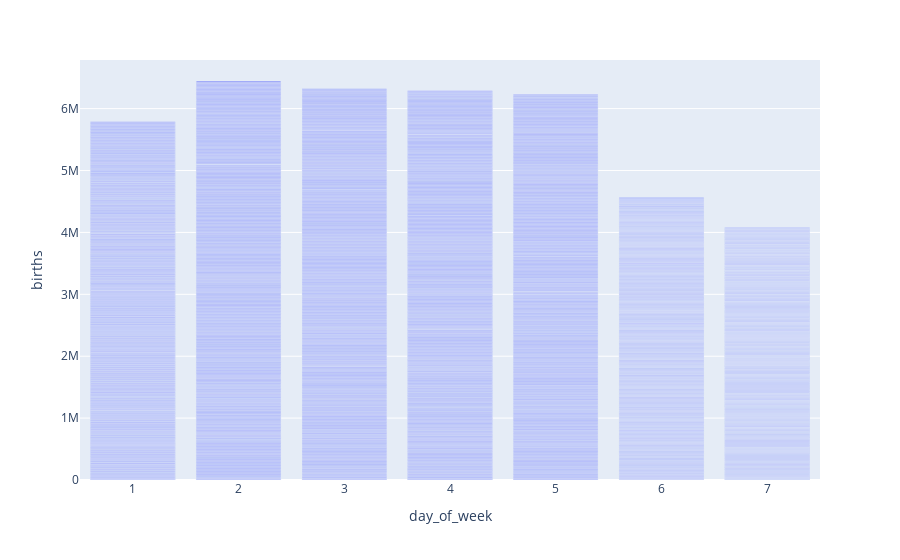

The notebook cell this image was saved under:
### Code cell
#birth_month= px.data.gapminder()
fig = px.bar(birth1, x='day_of_week', y='births')
fig.show()

### Figure 1 — Plotly figure (JSON) as saved in the notebook; plotly's stock layout.template omitted (floating-point values rounded to 4 significant figures; data arrays with more than 128 entries replaced by an {"elided": "..."} marker saying what was removed)
{"data": [{"alignmentgroup": "True", "hovertemplate": "day_of_week=%{x}<br>births=%{y}<extra></extra>", "legendgroup": "", "marker": {"color": "#636efa"}, "name": "", "offsetgroup": "", "orientation": "v", "showlegend": false, "textposition": "auto", "type": "bar", "x": {"elided": "3652 int values"}, "xaxis": "x", "y": {"elided": "3652 int values"}, "yaxis": "y"}], "layout": {"barmode": "relative", "legend": {"tracegroupgap": 0}, "margin": {"t": 60}, "xaxis": {"anchor": "y", "domain": [0, 1], "title": {"text": "day_of_week"}}, "yaxis": {"anchor": "x", "domain": [0, 1], "title": {"text": "births"}}}}
